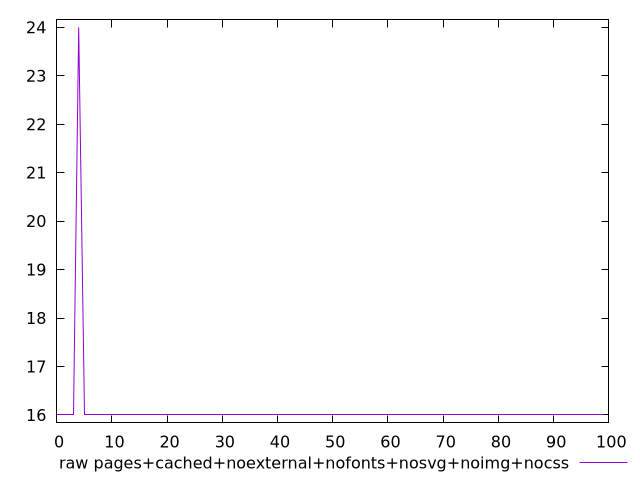

Reproduce this figure in gnuplot.
$_rawPagesCachedNoexternalNofontsNosvgNoimgNocss <<EOF
16
16
16
16
24
16
16
16
16
16
16
16
16
16
16
16
16
16
16
16
16
16
16
16
16
16
16
16
16
16
16
16
16
16
16
16
16
16
16
16
16
16
16
16
16
16
16
16
16
16
16
16
16
16
16
16
16
16
16
16
16
16
16
16
16
16
16
16
16
16
16
16
16
16
16
16
16
16
16
16
16
16
16
16
16
16
16
16
16
16
16
16
16
16
16
16
16
16
16
16
EOF
set key outside below
set terminal pngcairo
set output "report_00005_2020-11-02T22-26-11.212Z/max-potential-fid/pages+cached+noexternal+nofonts+nosvg+noimg+nocss//raw.png"
set yrange [15.84:24.16]
plot $_rawPagesCachedNoexternalNofontsNosvgNoimgNocss title "raw pages+cached+noexternal+nofonts+nosvg+noimg+nocss" with line ,
